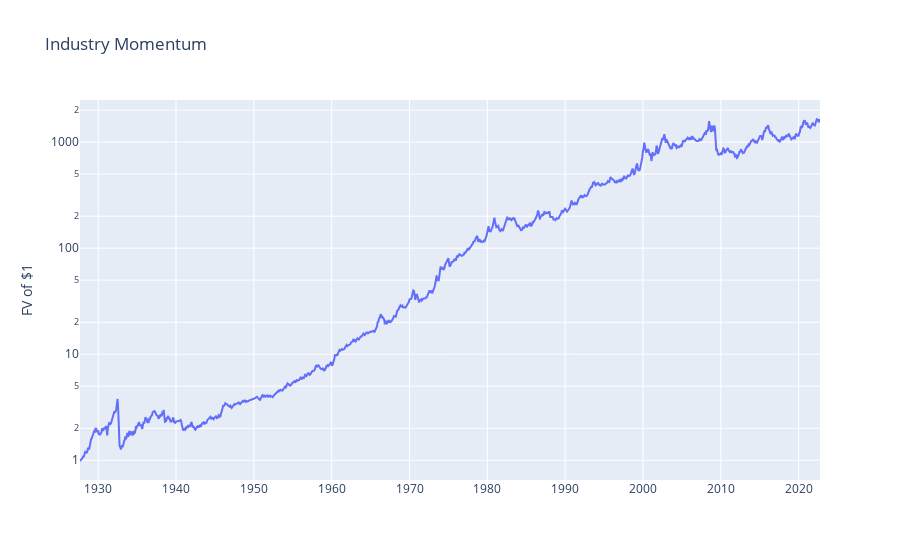

Write notebook code for a chart like this one.
### Code cell
# Plot cumulative returns of long-short strategy
string =  "Strategy: Buy Winners and Short Losers<br>"
string += "Date: %{x}<br>"
string += "FV of $1: $%{y:,.2f}<br>"
string += "<extra></extra>"
trace  = go.Scatter(x=rets.index, y=(1+rets.hi-rets.lo).cumprod(), mode="lines", name='Long-Short', hovertemplate=string)
fig = go.Figure()
fig.add_trace(trace)
fig.update_yaxes(type="log",title='FV of $1')
fig.update_layout(title='Industry Momentum')
fig.show()

### Figure 1 — Plotly figure (JSON) as saved in the notebook; plotly's stock layout.template omitted (floating-point values rounded to 4 significant figures; data arrays with more than 128 entries replaced by an {"elided": "..."} marker saying what was removed)
{"data": [{"hovertemplate": "Strategy: Buy Winners and Short Losers<br>Date: %{x}<br>FV of $1: $%{y:,.2f}<br><extra></extra>", "mode": "lines", "name": "Long-Short", "type": "scatter", "x": {"elided": "1142 str values"}, "y": {"elided": "1142 float values"}}], "layout": {"title": {"text": "Industry Momentum"}, "yaxis": {"title": {"text": "FV of $1"}, "type": "log"}}}
